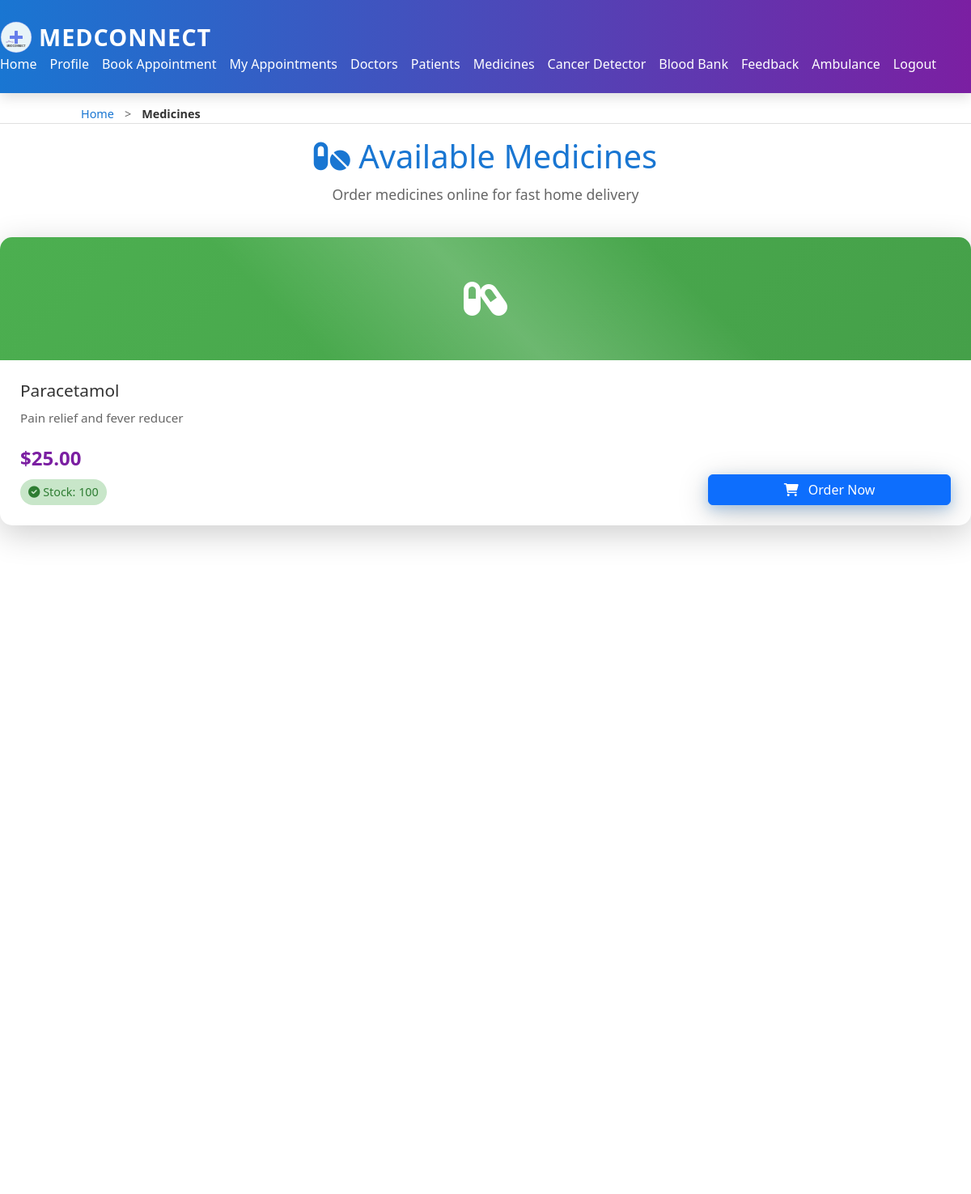
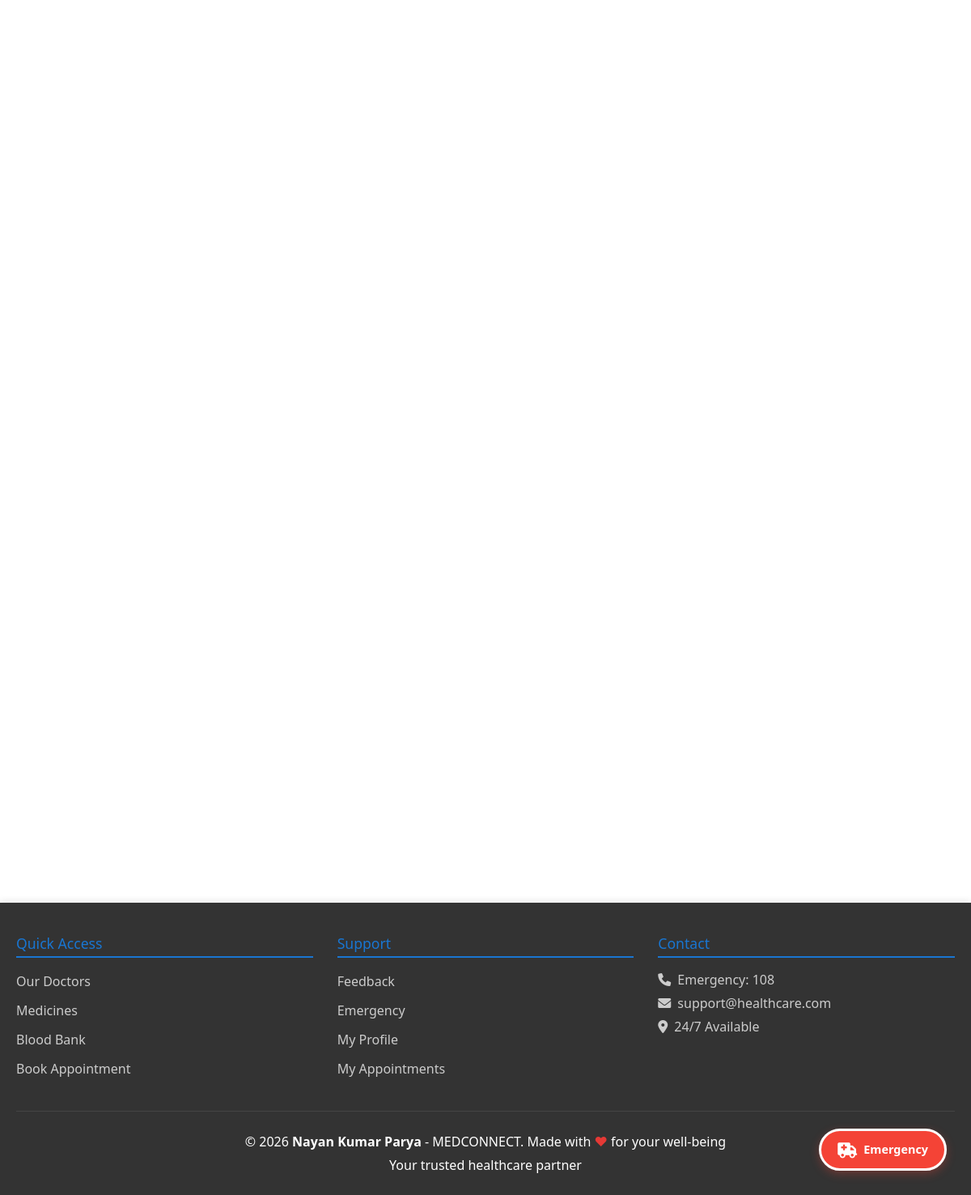
Screenshot of /medicines/ (signed in) with the database file from the repository (2 pictures, top to bottom).
### core/models.py (models this page shows, shortened)
class Medicine(models.Model):
    name = models.CharField(max_length=100)
    description = models.TextField()
    price = models.DecimalField(max_digits=10, decimal_places=2)
    stock = models.IntegerField(default=0)

### core/views.py (the view)
# urls.py: path('medicines/', views.medicines_list, name='medicines'),
@login_required
def medicines_list(request):
    medicines = Medicine.objects.all()
    return render(request, 'core/medicines.html', {'medicines': medicines})

### core/templates/core/medicines.html (shortened to what this page needs)
{% extends 'core/base.html' %}
{% load static %}
{% block breadcrumbs %}
<div class="breadcrumb">
    <div class="container">
        <a href="/">Home</a> <span class="separator">></span> <span class="current">Medicines</span>
    </div>
</div>
{% endblock %}
{% block content %}
<div class="container">
    <div class="page-header">
        <h2><i class="fas fa-pills"></i> Available Medicines</h2>
        <p>Order medicines online for fast home delivery</p>
    </div>
    </div>
    {% if medicines %}
        <div class="medicines-grid">
            {% for medicine in medicines %}
            <div class="medicine-card">
                <div class="medicine-icon">
                    {% if medicine.image %}
                        <img src="{{ medicine.image.url }}" alt="{{ medicine.name }}" class="medicine-image">
                    {% else %}
                        <i class="fas fa-capsules"></i>
                    {% endif %}
                </div>
                <div class="medicine-body">
                    <h3>{{ medicine.name }}</h3>
                    <p class="description">{{ medicine.description }}</p>
                    <div class="medicine-footer">
                        <div class="price-stock">
                            <span class="price">${{ medicine.price }}</span>
                            <span class="stock {% if medicine.stock > 0 %}in-stock{% else %}out-stock{% endif %}">
                                {% if medicine.stock > 0 %}
                                    <i class="fas fa-check-circle"></i> Stock: {{ medicine.stock }}
                                {% else %}
                                    <i class="fas fa-times-circle"></i> Out of Stock
                                {% endif %}
                            </span>
                        </div>
                        <button class="btn btn-primary" {% if medicine.stock == 0 %}disabled{% endif %}>
                            <i class="fas fa-shopping-cart"></i> Order Now
                        </button>
                    </div>
                </div>
            </div>
            {% endfor %}
        </div>
    {% else %}
        <div class="empty-state">
            <i class="fas fa-inbox"></i>
            <p>No medicines available at the moment.</p>
        </div>
    {% endif %}
</div>
{% endblock %}

### core/static/core/style.css (style rules this page uses)
* { margin: 0; padding: 0; box-sizing: border-box; }
:root { --primary-color: #1976d2; --secondary-color: #7b1fa2; --success-color: #4caf50; --danger-color: #f44336; --warning-color: #ff9800; --info-color: #2196f3; --light-bg: #f5f7fa; --dark-text: #333333; --border-color: #e0e0e0; --shadow: 0 2px 8px rgba(0, 0, 0, 0.1); --shadow-lg: 0 4px 16px rgba(0, 0, 0, 0.15); --shadow-3d: 0 10px 40px rgba(0, 0, 0, 0.2); --shadow-3d-lg: 0 20px 60px rgba(0, 0, 0, 0.3); --glass-blur: blur(10px); --glass-bg: rgba(255, 255, 255, 0.85); }
body { font-family: 'Roboto', Arial, sans-serif; background-color: var(--light-bg); color: var(--dark-text); line-height: 1.6; }
.btn { display: inline-block; padding: 12px 28px; border-radius: 25px; text-decoration: none; font-weight: bold; transition: all 0.3s ease; cursor: pointer; border: none; font-size: 1em; text-align: center; position: relative; transform-style: preserve-3d; perspective: 1000px; }
.btn i { margin-right: 8px; }
.btn-primary { background: linear-gradient(45deg, var(--primary-color) 0%, var(--info-color) 100%); color: white; box-shadow: 0 5px 15px rgba(25, 118, 210, 0.3), var(--shadow-3d); position: relative; }
.btn-primary::before { content: ''; position: absolute; top: 0; left: 0; right: 0; bottom: 0; background: linear-gradient(45deg, rgba(255,255,255,0.3) 0%, transparent 100%); border-radius: 25px; opacity: 0; transition: opacity 0.3s ease; }
.container { max-width: 1200px; margin: 0 auto; padding: 0 20px; }
.page-header { text-align: center; margin-bottom: 40px; }
.page-header h2 { font-size: 2.5em; color: var(--primary-color); margin-bottom: 10px; }
.page-header p { font-size: 1.1em; color: #666; }
.medicines-grid { display: grid; grid-template-columns: repeat(auto-fill, minmax(280px, 1fr)); gap: 30px; }
.medicine-card { background: white; border-radius: 15px; overflow: hidden; box-shadow: var(--shadow-3d); transition: all 0.4s cubic-bezier(0.23, 1, 0.320, 1); display: flex; flex-direction: column; transform-style: preserve-3d; position: relative; }
.medicine-icon { background: linear-gradient(135deg, #4caf50 0%, #45a049 100%); padding: 40px; text-align: center; font-size: 3em; color: white; position: relative; transition: all 0.4s ease; overflow: hidden; }
.medicine-icon::after { content: ''; position: absolute; top: 0; left: 0; right: 0; bottom: 0; background: linear-gradient(45deg, transparent 30%, rgba(255,255,255,0.2) 50%, transparent 70%); animation: shine 2s infinite; }
.medicine-body { padding: 25px; flex: 1; display: flex; flex-direction: column; }
.medicine-body h3 { font-size: 1.3em; margin-bottom: 10px; color: var(--dark-text); }
.description { color: #666; font-size: 0.95em; margin-bottom: 20px; flex: 1; }
.medicine-footer { display: flex; justify-content: space-between; align-items: flex-end; gap: 15px; }
.price-stock { display: flex; flex-direction: column; gap: 8px; }
.price { font-size: 1.5em; font-weight: bold; color: var(--secondary-color); }
.stock { font-size: 0.9em; padding: 5px 10px; border-radius: 20px; }
.stock.in-stock { background-color: #c8e6c9; color: #2e7d32; }
.btn { width: 100%; max-width: 300px; }
.services-grid, .doctors-grid, .medicines-grid, .blood-grid { grid-template-columns: 1fr; }
.service-card, .doctor-card, .medicine-card { animation: fadeIn 0.6s ease; }
.breadcrumb { background: var(--light-bg); padding: 15px 0; border-bottom: 1px solid var(--border-color); }
.breadcrumb .container { display: flex; align-items: center; gap: 8px; font-size: 0.9em; }
.breadcrumb a { color: var(--primary-color); text-decoration: none; font-weight: 500; }
.breadcrumb .separator { color: #666; margin: 0 5px; }
.breadcrumb .current { color: var(--dark-text); font-weight: 600; }

### core/static/core/hero.css (style rules this page uses)
.btn-primary,.btn-secondary { padding:0.65rem 1.25rem;border-radius:8px;text-decoration:none;display:inline-block;font-weight:600 }
.btn-primary { background:#0d6efd;color:#fff }

### rows the page displays
Medicine: name "Paracetamol", description "Pain relief and fever reducer", price "25.00", stock "100"
